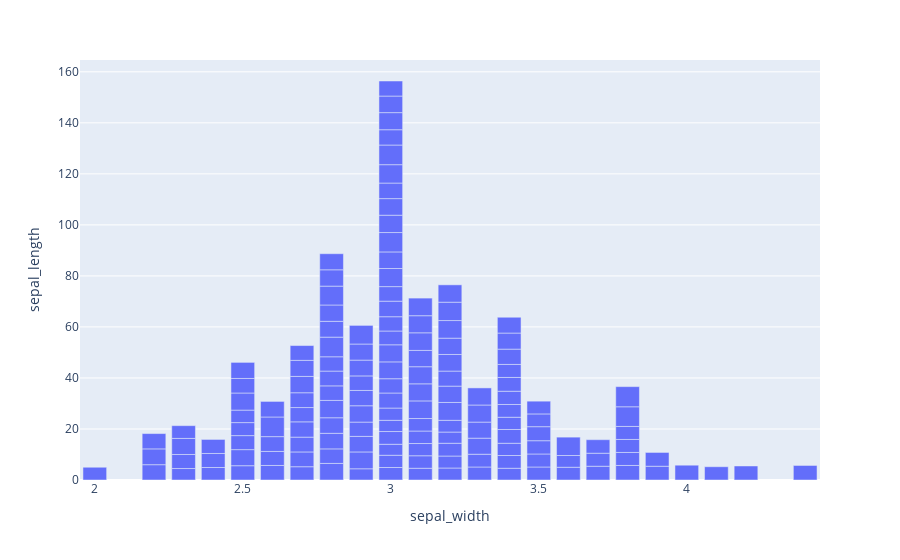

Notebook code for this chart:
### Code cell
import plotly.express as px 
  
# using the iris dataset
df = px.data.iris() 
  
# plotting the bar chart
fig = px.bar(df, x="sepal_width", y="sepal_length") 
  
# showing the plot
fig.show()

### Figure 1 — Plotly figure (JSON) as saved in the notebook; plotly's stock layout.template omitted (floating-point values rounded to 4 significant figures; data arrays with more than 128 entries replaced by an {"elided": "..."} marker saying what was removed)
{"data": [{"alignmentgroup": "True", "hovertemplate": "sepal_width=%{x}<br>sepal_length=%{y}<extra></extra>", "legendgroup": "", "marker": {"color": "#636efa", "pattern": {"shape": ""}}, "name": "", "offsetgroup": "", "orientation": "v", "showlegend": false, "textposition": "auto", "type": "bar", "x": {"elided": "150 float values"}, "xaxis": "x", "y": {"elided": "150 float values"}, "yaxis": "y"}], "layout": {"barmode": "relative", "legend": {"tracegroupgap": 0}, "margin": {"t": 60}, "xaxis": {"anchor": "y", "domain": [0, 1], "title": {"text": "sepal_width"}}, "yaxis": {"anchor": "x", "domain": [0, 1], "title": {"text": "sepal_length"}}}}
